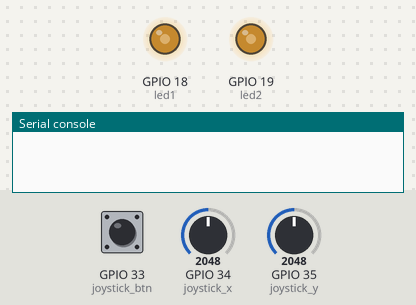
The program below on a simulated ESP32 board running MicroPython. On the bench: output pins drawn as LEDs (lit = HIGH), the last lines printed to the serial console. The inputs (shaded band) are chosen by the test bench; at power-on: GPIO 33 (joystick_btn) HIGH, GPIO 34 (joystick_x) = 2048, GPIO 35 (joystick_y) = 2048 (analog values on the 0–4095 scale).

Above: at 1.2 s.
1.3 s: GPIO 33 (joystick_btn) pulled LOW for 0.15 s
At 2.2 s:
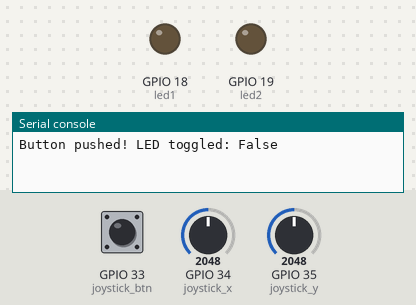
2.9 s: GPIO 33 (joystick_btn) pulled LOW for 1 s
At 3.2 s:
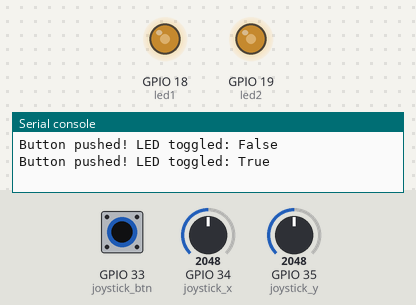
5.4 s: GPIO 34 (joystick_x) set to 2866
At 6.2 s:
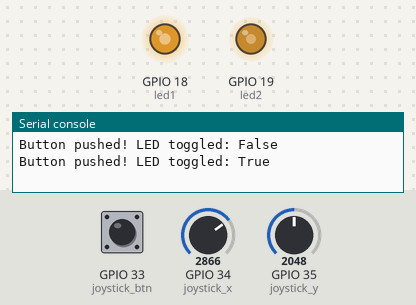
6.9 s: GPIO 35 (joystick_y) set to 2866
At 7.4 s:
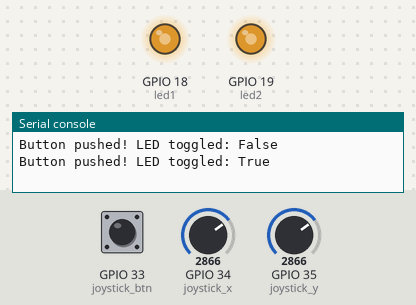
8.4 s: GPIO 34 (joystick_x) set to 3603
At 8.7 s:
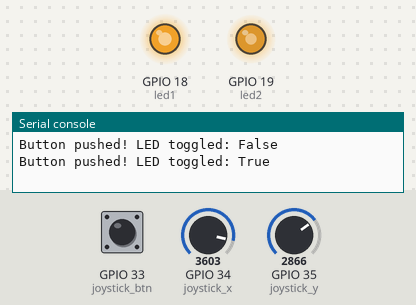
9.9 s: GPIO 35 (joystick_y) set to 3603
At 10.8 s:
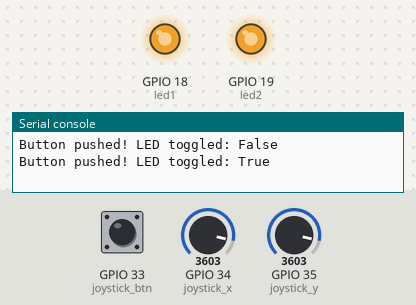
Timing chart, 0 to 12.4 s (numbered marks = the images above; inputs shaded):
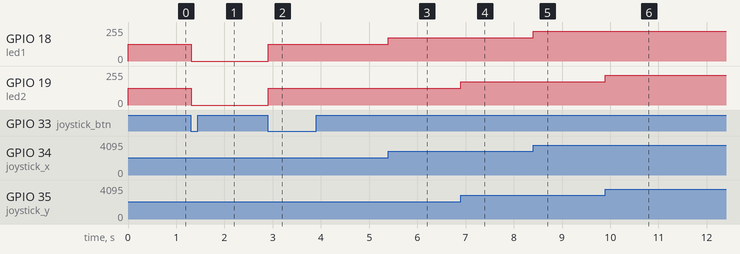

The program:

led_with_joystick.py
```python
from machine import Pin, PWM, ADC
import time

# GPIO 18, 19 を PWM 出力に設定
led1 = PWM(Pin(18), freq=1000)
led2 = PWM(Pin(19), freq=1000)

# ジョイスティックのX軸・Y軸をADCで取得（GPIO34, GPIO35）
joystick_x = ADC(Pin(34, Pin.IN))
joystick_y = ADC(Pin(35, Pin.IN))
# ADCの範囲を0〜4095に設定（ESP32の場合）
joystick_x.atten(ADC.ATTN_11DB)
joystick_y.atten(ADC.ATTN_11DB)

# ジョイスティックのプッシュボタン（GPIO33）
joystick_btn = Pin(33, Pin.IN, Pin.PULL_UP)

led_enabled = True  # LEDのON/OFF状態
last_btn_state = 1
last_toggle_time = 0
DEBOUNCE_MS = 50

def set_brightness(pwm, percent):
    duty = int(65535 * (percent / 100))
    pwm.duty_u16(duty)

while True:
    # ジョイスティックの値を取得
    x_val = joystick_x.read()
    y_val = joystick_y.read()
    # 0〜4095を0〜100に変換
    x_percent = int((x_val / 4095) * 100)
    y_percent = int((y_val / 4095) * 100)

    # プッシュボタンの状態取得
    btn_state = joystick_btn.value()
    now = time.ticks_ms()
    # ボタンが押された（LOW）かつチャタリング対策
    if btn_state == 0 and last_btn_state == 1:
        if (now - last_toggle_time) > DEBOUNCE_MS:
            led_enabled = not led_enabled
            print("Button pushed! LED toggled:", led_enabled)
            last_toggle_time = now
    last_btn_state = btn_state

    # LEDの明るさを設定（ON時のみ）
    if led_enabled:
        set_brightness(led1, x_percent)
        set_brightness(led2, y_percent)
    else:
        set_brightness(led1, 0)
        set_brightness(led2, 0)
    time.sleep(0.01)
```

Measured:
- after the input at 1.3 s, GPIO 18 (led1), GPIO 19 (led2): 127/255 → 0/255 at once
- after the input at 2.9 s, GPIO 18 (led1), GPIO 19 (led2): 0/255 → 127/255 at once
- after the input at 5.4 s, GPIO 18 (led1): 127/255 → 176/255 at once
- after the input at 6.9 s, GPIO 19 (led2): 127/255 → 176/255 at once
- after the input at 8.4 s, GPIO 18 (led1): 176/255 → 222/255 at once
- after the input at 9.9 s, GPIO 19 (led2): 176/255 → 222/255 at once
